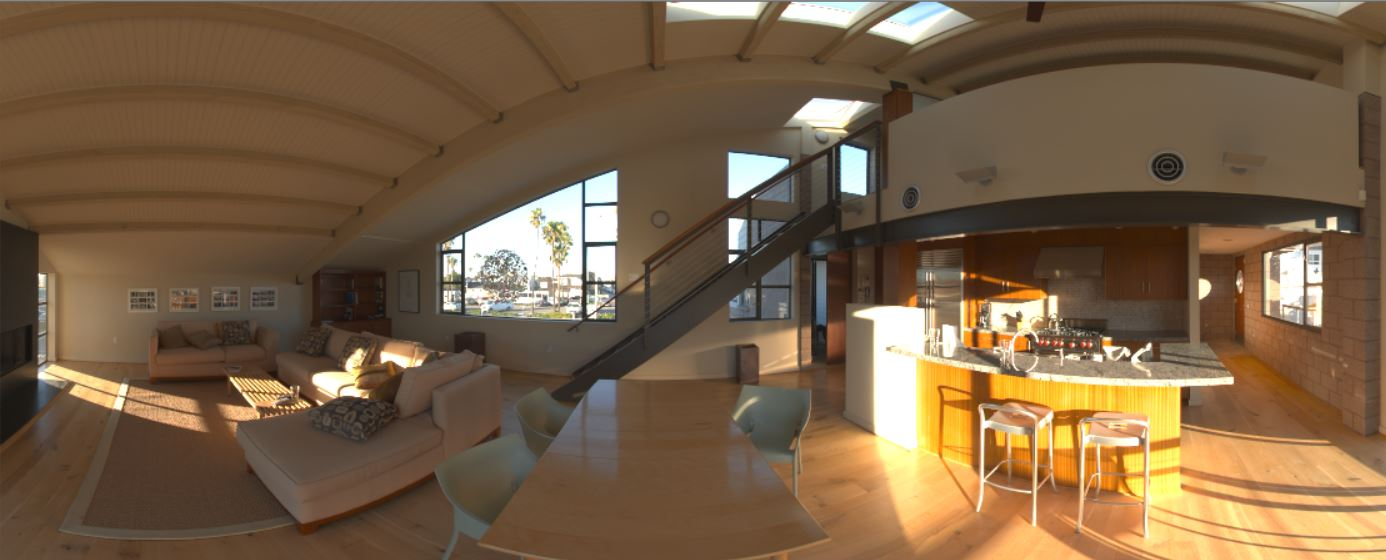
//> input picture maya_render/env_map/indoor.JPG, 1386 x 560 px
$ ./voronoi   (built with g++ and OpenCV 4)
//> lines starting //> are read from the running program, lines starting //| are printed output that depends on the picture; after the words box and inside, x2 and y2 are one past the last pixel; in counts of white or black regions, pixels touching at a corner belong together
//https://www.learnopencv.com/delaunay-triangulation-and-voronoi-diagram-using-opencv-c-python/

#include <opencv2/imgproc/imgproc.hpp>
#include <opencv2/highgui/highgui.hpp>
#include <iostream>
#include <fstream>

using namespace cv;
using namespace std;

// Draw a single point
static void draw_point( Mat& img, Point2f fp, Scalar color )
{
    circle( img, fp, 2, color, CV_FILLED, CV_AA, 0 );
}

// [28 lines of commented-out code are left out]
static void draw_voronoi( Mat& img, Subdiv2D& subdiv )
{
    vector<vector<Point2f> > facets;
    vector<Point2f> centers;
    subdiv.getVoronoiFacetList(vector<int>(), facets, centers);

    vector<Point> ifacet;
    vector<vector<Point> > ifacets(1);

    for( size_t i = 0; i < facets.size(); i++ )
    {
        ifacet.resize(facets[i].size());
        for( size_t j = 0; j < facets[i].size(); j++ )
            ifacet[j] = facets[i][j];

// [5 lines of commented-out code are left out]

        ifacets[0] = ifacet;
        polylines(img, ifacets, true, Scalar(0, 0, 255), 1, CV_AA, 0);
        circle(img, centers[i], 3, Scalar(0, 0, 255), CV_FILLED, CV_AA, 0);
    }
}


int main( int argc, char** argv)
{

    // Define window names
    string win_delaunay = "Delaunay Triangulation";
    string win_voronoi = "Voronoi Diagram";

    // Turn on animation while drawing triangles
    bool animate = true;

    // Define colors for drawing.
    Scalar delaunay_color(255,255,255), points_color(0, 0, 255);

    // Read in the image.
    Mat img = imread("../maya_render/env_map/indoor.JPG", cv::IMREAD_UNCHANGED);
//> img is the input picture: 560 rows x 1386 cols, CV_8UC3; mean B, G, R 70.1, 96.4, 120.4

    // Keep a copy around
    Mat img_orig = img.clone();

    // Rectangle to be used with Subdiv2D
    Size size = img.size();
//> size = Size(1386, 560)
    Rect rect(0, 0, size.width, size.height);
//> rect = Rect(0, 0, 1386, 560)

    // Create an instance of Subdiv2D
    Subdiv2D subdiv(rect);

    // Create a vector of points.
    vector<Point2f> points;

    // Read in the points from a text file
    srand((unsigned)time(0));
    for(int i=0; i<size.height; i+=size.height/5){
        for(int j=0; j<size.width; j+=size.width/10){
            int tmp_i = i + int(rand() & 100);
            int tmp_j = j + int(rand() & 100);
            if(tmp_i >= size.height) tmp_i = size.height-1;
            if(tmp_j >= size.width)  tmp_j = size.width-1;
            points.push_back(cv::Point2f(tmp_j, tmp_i));
        }
    }

    // [20 lines of commented-out code are left out]
    for( vector<Point2f>::iterator it = points.begin(); it != points.end(); it++)
    {
        subdiv.insert(*it);
        draw_point(img, *it, points_color);
    }
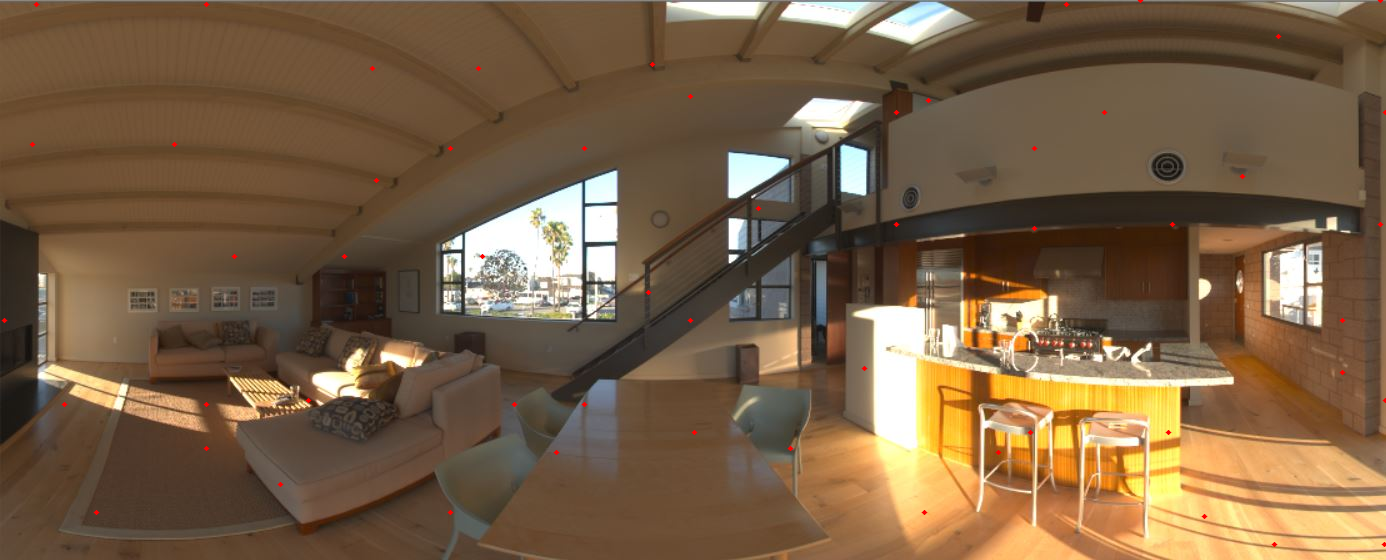
//> img: 560 rows x 1386 cols, CV_8UC3; mean B, G, R 70, 96.3, 120.6

    // Allocate space for Voronoi Diagram
    Mat img_voronoi = img.clone();//Mat::zeros(img.rows, img.cols, CV_8UC3);

    // Draw Voronoi diagram
    draw_voronoi( img_voronoi, subdiv );
//> in draw_voronoi, `subdiv.getVoronoiFacetList(vector<int>(), facets, centers);`: facets = 55 point lists; centers = 55 Points (x, y), first 12: [36, 4], [206, 4], [372, 68], [478, 68], [652, 64], [690, 96], [928, 100], [1066, 4], [1140, 0], [1278, 36], [1380, 0], [32, 144]
//> the loop in draw_voronoi, `for( size_t i = 0; i < facets.size(); i++ )` made 55 passes
//> after the loop in draw_voronoi, `for( size_t i = 0; i < facets.size(); i++ )`:
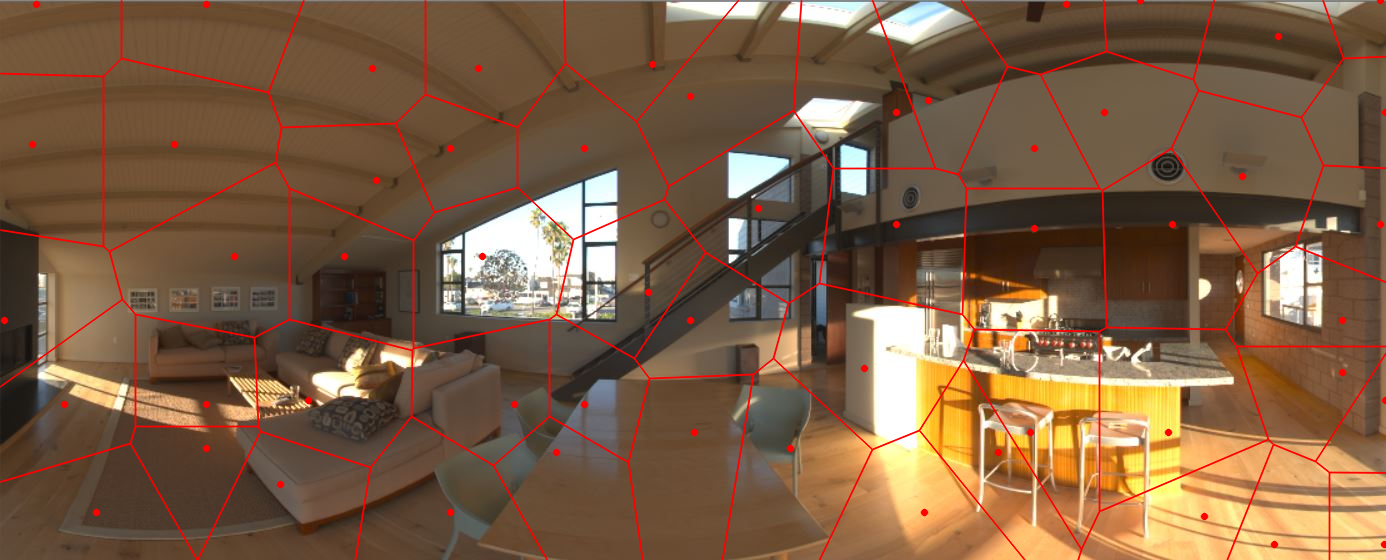
//> img: 560 rows x 1386 cols, CV_8UC3; 4.25% of pixels changed, all inside (x1, y1, x2, y2) = (0, 0, 1386, 560)
//> after the loop in draw_voronoi, `for( size_t i = 0; i < facets.size(); i++ )`: ifacet = 4 Points (x, y): [1329, 472], [4868, 496], [5240, 5240], [1329, 4543]

    // Show results.
    //imshow( win_delaunay, img);
    imshow( win_voronoi, img_voronoi);
    waitKey(0);

    return 0;
}

$ run again, with maya_render/env_map/3.JPG copied over maya_render/env_map/indoor.JPG
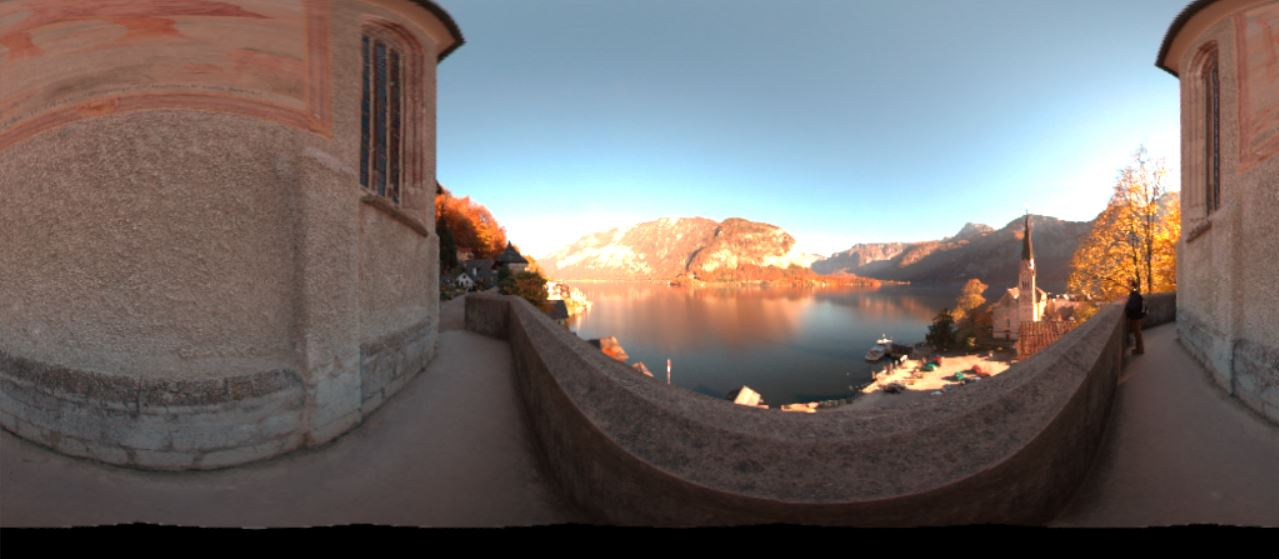
//> input picture maya_render/env_map/3.JPG, 1279 x 559 px
//> img is the input picture: 559 rows x 1279 cols, CV_8UC3; mean B, G, R 104.6, 107.3, 115
//> after the loop `for( vector<Point2f>::iterator it = points.begin(); it != points.end()..`:
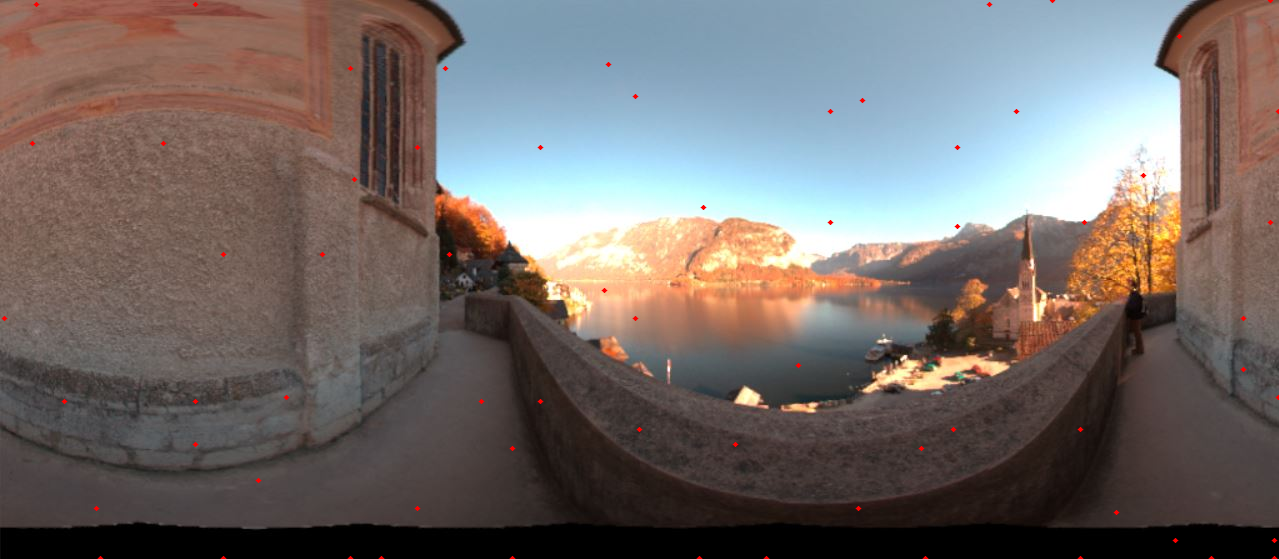
//> img: 559 rows x 1279 cols, CV_8UC3; mean B, G, R 104.5, 107.1, 115.2
//> facets = 66 point lists; centers = 66 Points (x, y), first 12: [36, 4], [195, 4], [350, 68], [445, 68], [608, 64], [635, 96], [862, 100], [989, 4], [1052, 0], [1179, 36], [1270, 0], [32, 143]
//> the loop in draw_voronoi, `for( size_t i = 0; i < facets.size(); i++ )` made 66 passes
//> after the loop in draw_voronoi, `for( size_t i = 0; i < facets.size(); i++ )`:
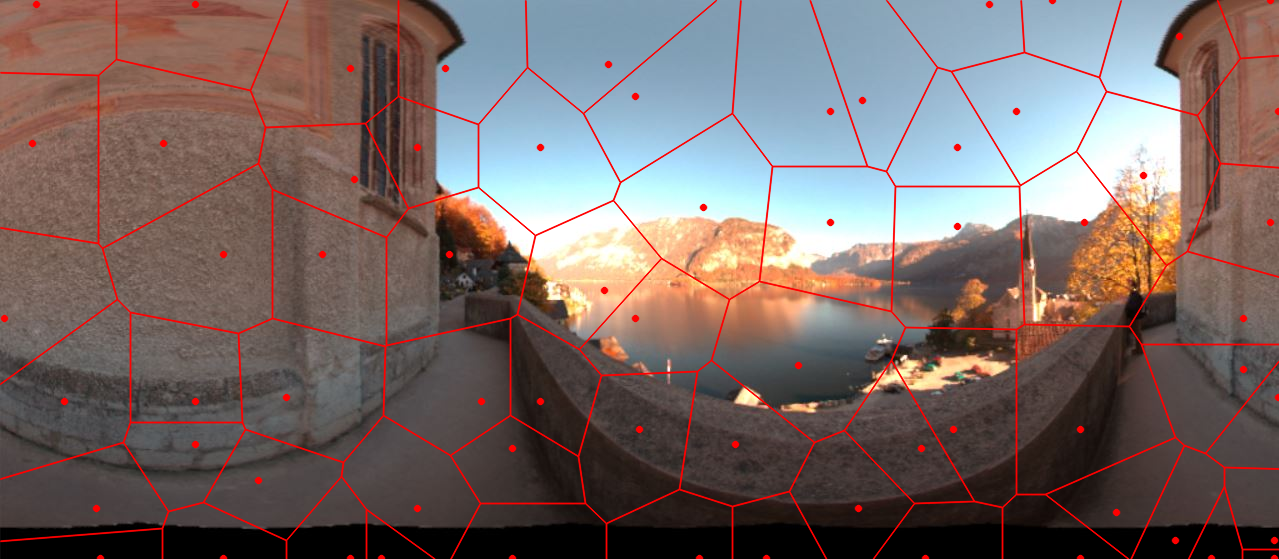
//> img: 559 rows x 1279 cols, CV_8UC3; 4.85% of pixels changed, all inside (x1, y1, x2, y2) = (0, 0, 1279, 559)
//> after the loop in draw_voronoi, `for( size_t i = 0; i < facets.size(); i++ )`: ifacet = 5 Points (x, y): [1242, 4224], [1242, 549], [4154, 549], [4498, 558], [4875, 4875]; ifacets = 1 contour; box (x1, y1, x2, y2) and area: (1242, 549, 4876, 4876) 13715121
